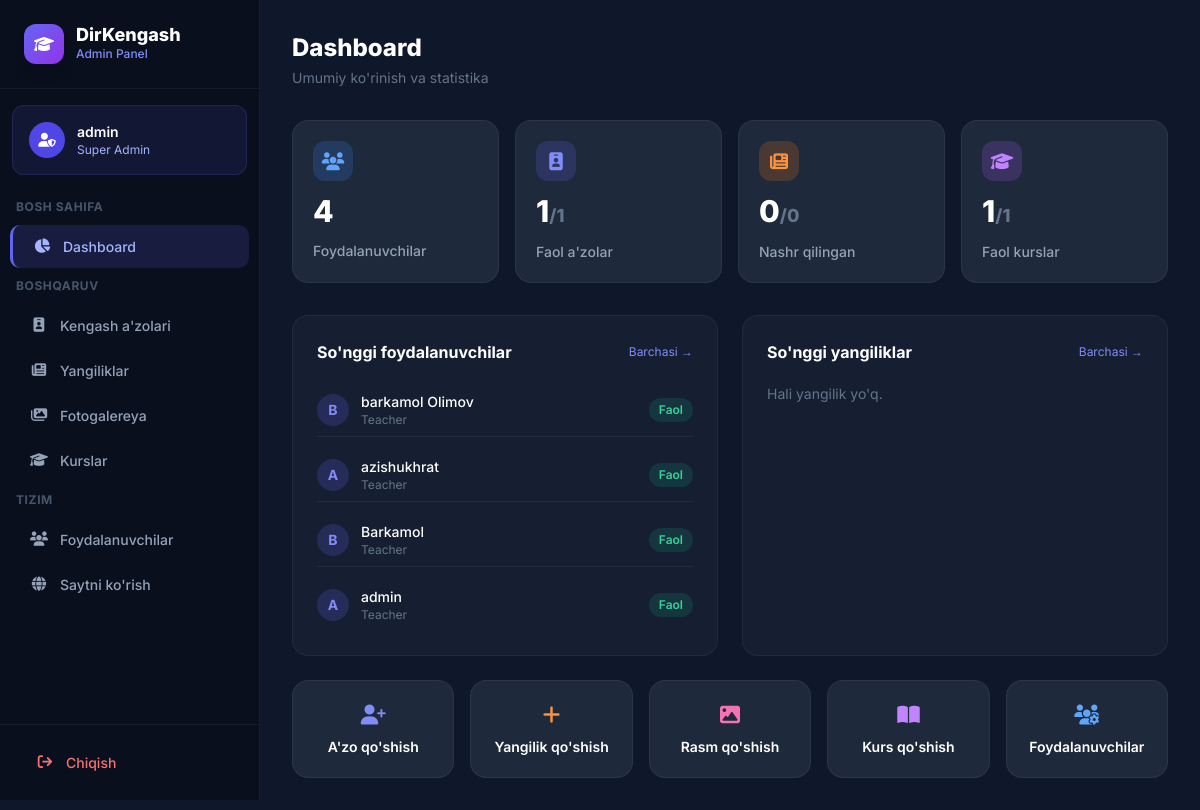
The app's page /admin-panel/ (signed in) with its own data.
### core/models.py (models this page shows, shortened)
class User(AbstractUser):
    class Role(models.TextChoices):
        ADMIN = 'ADMIN', _('Admin')
        DIRECTOR = 'DIRECTOR', _('Director')
        TEACHER = 'TEACHER', _('Teacher')
    role = models.CharField(max_length=20, choices=Role.choices, default=Role.TEACHER)
    phone_number = models.CharField(max_length=20, blank=True, null=True)
    avatar = models.ImageField(upload_to='avatars/', null=True, blank=True)

### core/admin_views.py (the view)
# urls.py: path('admin-panel/', admin_views.admin_dashboard_view, name='admin_dashboard'),
@admin_required
def admin_dashboard_view(request):
    ctx = {
        'total_users': User.objects.count(),
        'total_members': BoardMember.objects.count(),
        'active_members': BoardMember.objects.filter(is_active=True).count(),
        'total_news': NewsArticle.objects.count(),
        'published_news': NewsArticle.objects.filter(is_published=True).count(),
        'total_gallery': GalleryPhoto.objects.count(),
        'total_courses': Course.objects.count(),
        'active_courses': Course.objects.filter(is_active=True).count(),
        'recent_users': User.objects.order_by('-date_joined')[:5],
        'recent_news': NewsArticle.objects.order_by('-published_at')[:5],
    }
    return render(request, 'admin_dashboard.html', ctx)

### core/admin_views.py (called while the page is built)
def admin_required(view_func):
    @wraps(view_func)
    def wrapper(request, *args, **kwargs):
        if not request.user.is_authenticated:
            return redirect('admin_login')
        if not request.user.is_staff:
            return render(request, 'admin_403.html', status=403)
        return view_func(request, *args, **kwargs)
    return wrapper

### templates/admin_dashboard.html (shortened to what this page needs)
{% extends 'admin_base.html' %}
{% block content %}
<div class="mb-8">
    <h1 class="text-2xl font-extrabold text-white mb-1">Dashboard</h1>
    <p class="text-slate-500 text-sm">Umumiy ko'rinish va statistika</p>
</div>
<div class="grid grid-cols-2 md:grid-cols-4 gap-4 mb-8">
    <div class="stat-card flex flex-col gap-3">
        <div class="w-10 h-10 rounded-xl bg-blue-500/20 text-blue-400 flex items-center justify-center text-lg"><i class="fa-solid fa-users"></i></div>
        <div class="text-3xl font-extrabold text-white">{{ total_users }}</div>
        <div class="text-slate-400 text-sm font-medium">Foydalanuvchilar</div>
    </div>
    <div class="stat-card flex flex-col gap-3">
        <div class="w-10 h-10 rounded-xl bg-indigo-500/20 text-indigo-400 flex items-center justify-center text-lg"><i class="fa-solid fa-id-badge"></i></div>
        <div class="text-3xl font-extrabold text-white">{{ active_members }}<span class="text-slate-500 text-lg">/{{ total_members }}</span></div>
        <div class="text-slate-400 text-sm font-medium">Faol a'zolar</div>
    </div>
    <div class="stat-card flex flex-col gap-3">
        <div class="w-10 h-10 rounded-xl bg-orange-500/20 text-orange-400 flex items-center justify-center text-lg"><i class="fa-solid fa-newspaper"></i></div>
        <div class="text-3xl font-extrabold text-white">{{ published_news }}<span class="text-slate-500 text-lg">/{{ total_news }}</span></div>
        <div class="text-slate-400 text-sm font-medium">Nashr qilingan</div>
    </div>
    <div class="stat-card flex flex-col gap-3">
        <div class="w-10 h-10 rounded-xl bg-purple-500/20 text-purple-400 flex items-center justify-center text-lg"><i class="fa-solid fa-graduation-cap"></i></div>
        <div class="text-3xl font-extrabold text-white">{{ active_courses }}<span class="text-slate-500 text-lg">/{{ total_courses }}</span></div>
        <div class="text-slate-400 text-sm font-medium">Faol kurslar</div>
    </div>
</div>
<div class="grid grid-cols-1 md:grid-cols-2 gap-6">
    <div class="bg-slate-800/50 border border-white/5 rounded-2xl p-6">
        <div class="flex items-center justify-between mb-5">
            <h2 class="text-white font-bold">So'nggi foydalanuvchilar</h2>
            <a href="{% url 'admin_users' %}" class="text-indigo-400 text-xs hover:text-indigo-300">Barchasi →</a>
        </div>
        <div class="space-y-3">
            {% for u in recent_users %}
            <div class="flex items-center justify-between py-2 border-b border-white/5 last:border-0">
                <div class="flex items-center gap-3">
                    <div class="w-8 h-8 rounded-full bg-indigo-500/20 flex items-center justify-center text-indigo-400 text-sm font-bold">
                        {{ u.username|first|upper }}
                    </div>
                    <div>
                        <div class="text-white text-sm font-medium">{{ u.username }}</div>
                        <div class="text-slate-500 text-xs">{{ u.get_role_display }}</div>
                    </div>
                </div>
                <span class="badge {% if u.is_active %}badge-green{% else %}badge-red{% endif %}">
                    {% if u.is_active %}Faol{% else %}Bloklangan{% endif %}
                </span>
            </div>
            {% empty %}
            <p class="text-slate-500 text-sm">Hali foydalanuvchi yo'q.</p>
            {% endfor %}
        </div>
    </div>
    <div class="bg-slate-800/50 border border-white/5 rounded-2xl p-6">
        <div class="flex items-center justify-between mb-5">
            <h2 class="text-white font-bold">So'nggi yangiliklar</h2>
            <a href="{% url 'admin_news' %}" class="text-indigo-400 text-xs hover:text-indigo-300">Barchasi →</a>
        </div>
        <div class="space-y-3">
            {% for n in recent_news %}
            <div class="flex items-center justify-between py-2 border-b border-white/5 last:border-0">
                <div class="text-white text-sm font-medium truncate max-w-[200px]">{{ n.title }}</div>
                <span class="badge {% if n.is_published %}badge-green{% else %}badge-red{% endif %} shrink-0 ml-2">
                    {% if n.is_published %}Nashr{% else %}Yashirin{% endif %}
                </span>
            </div>
            {% empty %}
            <p class="text-slate-500 text-sm">Hali yangilik yo'q.</p>
            {% endfor %}
        </div>
    </div>
</div>
<div class="mt-6 grid grid-cols-2 md:grid-cols-5 gap-4">
    <a href="{% url 'admin_member_create' %}" class="stat-card text-center hover:border-indigo-500/30 cursor-pointer group">
        <i class="fa-solid fa-user-plus text-indigo-400 text-xl mb-2 block group-hover:scale-110 transition-transform"></i>
        <div class="text-white text-sm font-semibold">A'zo qo'shish</div>
    </a>
    <a href="{% url 'admin_news_create' %}" class="stat-card text-center hover:border-orange-500/30 cursor-pointer group">
        <i class="fa-solid fa-plus text-orange-400 text-xl mb-2 block group-hover:scale-110 transition-transform"></i>
        <div class="text-white text-sm font-semibold">Yangilik qo'shish</div>
    </a>
    <a href="{% url 'admin_gallery_create' %}" class="stat-card text-center hover:border-pink-500/30 cursor-pointer group">
        <i class="fa-solid fa-image text-pink-400 text-xl mb-2 block group-hover:scale-110 transition-transform"></i>
        <div class="text-white text-sm font-semibold">Rasm qo'shish</div>
    </a>
    <a href="{% url 'admin_course_create' %}" class="stat-card text-center hover:border-purple-500/30 cursor-pointer group">
        <i class="fa-solid fa-book-open text-purple-400 text-xl mb-2 block group-hover:scale-110 transition-transform"></i>
        <div class="text-white text-sm font-semibold">Kurs qo'shish</div>
    </a>
    <a href="{% url 'admin_users' %}" class="stat-card text-center hover:border-blue-500/30 cursor-pointer group">
        <i class="fa-solid fa-users-gear text-blue-400 text-xl mb-2 block group-hover:scale-110 transition-transform"></i>
        <div class="text-white text-sm font-semibold">Foydalanuvchilar</div>
    </a>
</div>
{% endblock %}

### templates/admin_base.html (shortened to what this page needs)
<!DOCTYPE html>
<html lang="uz">
<head>
    <script src="https://cdn.tailwindcss.com"></script>
    <link rel="stylesheet" href="https://cdnjs.cloudflare.com/ajax/libs/font-awesome/6.4.0/css/all.min.css">
</head>
<body>
<div class="flex">
    <aside class="sidebar flex flex-col" style="position: fixed; top: 0; left: 0; height: 100vh; overflow-y: auto; z-index: 50;">
        <div class="p-6 border-b border-white/5">
            <div class="flex items-center gap-3">
                <div class="w-10 h-10 rounded-xl bg-gradient-to-br from-indigo-500 to-purple-600 flex items-center justify-center shadow-lg">
                    <i class="fa-solid fa-graduation-cap text-white"></i>
                </div>
                <div>
                    <div class="font-extrabold text-white text-lg leading-none">DirKengash</div>
                    <div class="text-indigo-400 text-xs font-medium mt-0.5">Admin Panel</div>
                </div>
            </div>
        </div>
        <div class="p-4 mx-3 mt-4 rounded-xl bg-indigo-500/10 border border-indigo-500/20 flex items-center gap-3">
            <div class="w-9 h-9 rounded-full bg-indigo-600 flex items-center justify-center shrink-0">
                <i class="fa-solid fa-user-shield text-white text-sm"></i>
            </div>
            <div class="min-w-0">
                <div class="text-white font-semibold text-sm truncate">{{ request.user.username }}</div>
                <div class="text-indigo-300 text-xs">Super Admin</div>
            </div>
        </div>
        <nav class="flex-1 py-4 space-y-0.5">
            <div class="px-4 py-2 text-xs font-bold text-slate-600 uppercase tracking-wider">Bosh sahifa</div>
            <a href="{% url 'admin_dashboard' %}" class="sidebar-link {% if request.resolver_match.url_name == 'admin_dashboard' %}active{% endif %}">
                <i class="fa-solid fa-chart-pie"></i> Dashboard
            </a>
            <div class="px-4 py-2 mt-2 text-xs font-bold text-slate-600 uppercase tracking-wider">Boshqaruv</div>
            <a href="{% url 'admin_members' %}" class="sidebar-link {% if 'member' in request.resolver_match.url_name %}active{% endif %}">
                <i class="fa-solid fa-id-badge"></i> Kengash a'zolari
            </a>
            <a href="{% url 'admin_news' %}" class="sidebar-link {% if 'news' in request.resolver_match.url_name %}active{% endif %}">
                <i class="fa-solid fa-newspaper"></i> Yangiliklar
            </a>
            <a href="{% url 'admin_gallery' %}" class="sidebar-link {% if 'gallery' in request.resolver_match.url_name %}active{% endif %}">
                <i class="fa-solid fa-images"></i> Fotogalereya
            </a>
            <a href="{% url 'admin_courses' %}" class="sidebar-link {% if 'course' in request.resolver_match.url_name %}active{% endif %}">
                <i class="fa-solid fa-graduation-cap"></i> Kurslar
            </a>
            <div class="px-4 py-2 mt-2 text-xs font-bold text-slate-600 uppercase tracking-wider">Tizim</div>
            <a href="{% url 'admin_users' %}" class="sidebar-link {% if 'user' in request.resolver_match.url_name %}active{% endif %}">
                <i class="fa-solid fa-users"></i> Foydalanuvchilar
            </a>
            <a href="{% url 'index' %}" target="_blank" class="sidebar-link">
                <i class="fa-solid fa-globe"></i> Saytni ko'rish
            </a>
        </nav>
        <div class="p-4 border-t border-white/5">
            <a href="{% url 'admin_logout' %}" class="sidebar-link text-red-400 hover:text-red-300 hover:bg-red-500/10 m-0">
                <i class="fa-solid fa-arrow-right-from-bracket"></i> Chiqish
            </a>
        </div>
    </aside>
    <main class="main-content" style="margin-left: 260px; min-height: 100vh; padding: 32px; width: calc(100% - 260px);">
        {% block content %}{% endblock %}
    </main>
</div>
</body>
</html>

### templates/admin_base.html (style rules this page uses)
* { box-sizing: border-box; }
body { font-family: 'Inter', sans-serif; background: #0f172a; color: #e2e8f0; margin: 0; }
.sidebar { width: 260px; min-height: 100vh; background: #0a0f1e; border-right: 1px solid rgba(255,255,255,0.06); }
.sidebar-link { display: flex; align-items: center; gap: 12px; padding: 11px 20px; border-radius: 10px; color: #94a3b8; font-size: 0.875rem; font-weight: 500; transition: all 0.2s; cursor: pointer; text-decoration: none; margin: 2px 10px; }
.sidebar-link:hover, .sidebar-link.active { background: rgba(99,102,241,0.15); color: #a5b4fc; }
.sidebar-link.active { border-left: 3px solid #6366f1; }
.sidebar-link i { width: 18px; text-align: center; font-size: 0.9rem; }
.stat-card { background: #1e293b; border: 1px solid rgba(255,255,255,0.06); border-radius: 16px; padding: 20px; transition: transform 0.2s, box-shadow 0.2s; }
.badge { display: inline-flex; align-items: center; padding: 3px 10px; border-radius: 999px; font-size: 0.75rem; font-weight: 600; }
.badge-green { background: rgba(16,185,129,0.15); color: #34d399; }
.main-content { flex: 1; overflow-x: hidden; }

### records on screen
User: user.username "admin", username|first "A", username "admin", role "Teacher", is_active "Faol"
User: username|first "B", username "barkamol Olimov", role "Teacher", is_active "Faol"
User: username|first "A", username "azishukhrat", role "Teacher", is_active "Faol"
User: username|first "B", username "Barkamol", role "Teacher", is_active "Faol"

### other values on screen
{{ total_users }} "4"
{{ active_members }} "1"
{{ total_members }} "1"
{{ published_news }} "0"
{{ total_news }} "0"
{{ active_courses }} "1"
{{ total_courses }} "1"
